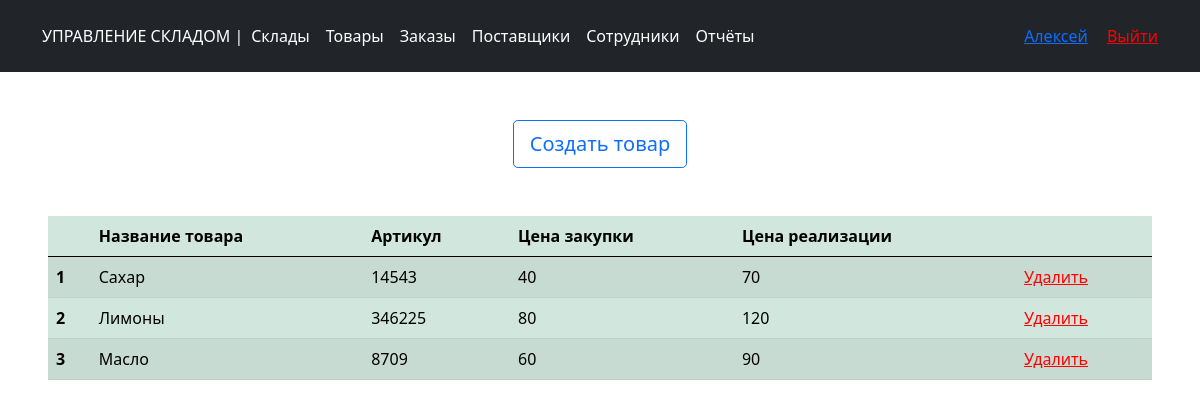
The app's page /product_manage (signed in) with its own data.
### main.py (models this page shows, shortened)
class User(db.Model, UserMixin):
    id = db.Column(db.Integer, primary_key=True)
    login = db.Column(db.String(128), nullable=False, unique=True)
    password = db.Column(db.String(255), nullable=False)
    role =  db.Column(db.Integer)
    name = db.Column(db.String(128))
    last_name = db.Column(db.String(128))
    whs_id = db.Column(db.Integer)
    id_Admin = db.Column(db.Integer)

class Creat_product(db.Model, UserMixin):
    id = db.Column(db.Integer, primary_key=True)
    name_pt = db.Column(db.String(128), nullable=False, unique=True)
    article = db.Column(db.Integer, nullable=False, unique=True)
    qr = db.Column(db.Integer, nullable=False, unique=True)
    suitability = db.Column(db.Integer)
    units = db.Column(db.String(30))
    buy_price = db.Column(db.Integer)
    sell_price = db.Column(db.Integer)
    id_Admin = db.Column(db.Integer)
    marge = db.column_property(sell_price - buy_price)
    def __repr__(self):
        return self.name_pt

### main.py (the view)
@app.route('/product_manage')
@login_required
def product_manage():
    if (current_user.role == 1):
        id_Admin = current_user.id
    else: id_Admin = current_user.id_Admin
    data = Creat_product.query.filter_by(id_Admin=id_Admin).all()
    return render_template('product_manage.html', data=data)

### main.py (called while the page is built)
@manager.user_loader
def load_user(user_id):
    return User.query.get(user_id)

@app.after_request
def redirect_to_signin(response):
    if response.status_code == 401:
        return redirect(url_for('login_page'))
    return response

### templates/product_manage.html
{% extends 'base.html' %}
{% block content %}
		<div class="d-grid gap-2 d-sm-flex justify-content-sm-center my-5">
			<a href="product_manage/form_creat_product" class="btn btn-outline-primary btn-lg mx-2">Создать товар</a>
		</div>
	<div class="bd-example m-5">
	  <table class="table table-success table-striped">
		  <thead>
			<tr>
			  <th scope="col"></th>
			  <th scope="col">Название товара</th>
			  <th scope="col">Артикул</th>
			  <th scope="col">Цена закупки</th>
			  <th scope="col">Цена реализации</th>
			  <th scope="col"></th>
			</tr>
		  </thead>
		  <tbody>
          {% for pt in data %}
			<tr>
			  <th scope="row">{{ loop.index }}</th>
			  <td>{{ pt }}</td>
			  <td>{{ pt.article }}</td>
			  <td>{{ pt.buy_price }}</td>
			  <td>{{ pt.sell_price }}</td>
			  <td>
                  <a style="color: red" href="{{ url_for('product_manage')+ '/' + pt.id.__str__() }}">Удалить</a>
              </td>
			</tr>
          {% endfor %}
		  </tbody>
	  </table>
	</div>
{% endblock %}

### templates/base.html (shortened to what this page needs)
<!DOCTYPE html>
<html lang="en">
<head>
    <link rel="stylesheet" href="{{ url_for('static', filename='/bootstrap-5.0.0-beta3-dist/css/bootstrap.min.css') }}">
</head>
<body>
<header class="p-3 bg-dark text-white">
    <div class="container">
        <div class="d-flex flex-wrap align-items-center justify-content-center justify-content-lg-start">
            {% if (current_user.is_authenticated == False) %}
                <a href="/" class="d-flex align-items-center mb-2 mb-lg-0 text-white text-decoration-none">
                    УПРАВЛЕНИЕ СКЛАДОМ |</a>
            {% else %}
                <a href="{{ url_for('admin') }}"
                   class="d-flex align-items-center mb-2 mb-lg-0 text-white text-decoration-none">
                    УПРАВЛЕНИЕ СКЛАДОМ |</a>
            {% endif %}
            <ul class="nav col-12 col-lg-auto me-lg-auto mb-2 justify-content-center mb-md-0">
                {% if (current_user.is_authenticated == True) %}
                    <li><a href="{{ url_for('warehouse') }}" class="nav-link px-2 text-white">Склады</a></li>
                    <li><a href="{{ url_for('product_manage') }}" class="nav-link px-2 text-white">Товары</a></li>
                    <li><a href="{{ url_for('orders') }}" class="nav-link px-2 text-white">Заказы</a></li>
                    <li><a href="{{ url_for('suppliers') }}" class="nav-link px-2 text-white">Поставщики</a></li>
                    {% if current_user.role == 1 %}
                        <li><a href="{{ url_for('employees') }}" class="nav-link px-2 text-white">Сотрудники</a></li>
                        <li><a href="{{ url_for('reports') }}" class="nav-link px-2 text-white">Отчёты</a></li>
                    {% endif %}
                {% endif %}
            </ul>
            <div class="text-end">
                {% if (current_user.is_authenticated == False) %}
                    <a href="/login">
                        <button type="button" class="btn btn-outline-light me-2">Авторизация</button>
                    </a>
                    <a href="/register">
                        <button type="button" class="btn btn-warning">Регистрация</button>
                    </a>
                {% else %}
                    <a href="">{% block role %}{% endblock %}{{ current_user.name }}</a>
                    <a style="color: red; margin-left: 15px;" href="{{ url_for('logout') }}">Выйти</a>
                {% endif %}
            </div>
        </div>
    </div>
</header>
{% block content %}{% endblock %}
</body>
</html>

### records on screen
User: name "Алексей"
Creat_product: name_pt "Сахар", article "14543", buy_price "40", sell_price "70"
Creat_product: name_pt "Лимоны", article "346225", buy_price "80", sell_price "120"
Creat_product: name_pt "Масло", article "8709", buy_price "60", sell_price "90"
